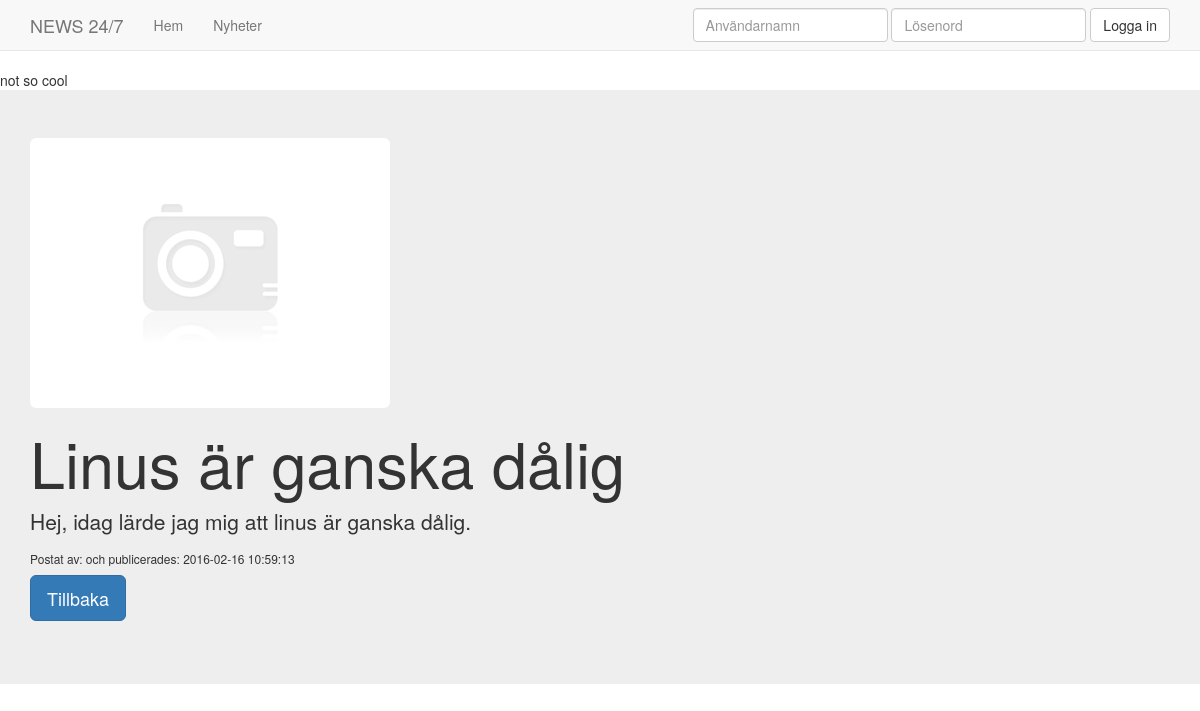
/news/post/4, run on the app's committed database.
### tables this page shows
CREATE TABLE `articles` (
  `aID` int(11) NOT NULL AUTO_INCREMENT,
  `title` varchar(100) NOT NULL,
  `text` mediumtext NOT NULL,
  `img` varchar(40) NOT NULL DEFAULT 'default.jpg',
  `userID` int(11) NOT NULL,
  `date` datetime NOT NULL,
  PRIMARY KEY (`aID`),
  KEY `userID` (`userID`)
);

### index.php (called while the page is built, shortened)
<?php
require "lib/db.php";
$app = new Rout($db);
$posts = new Posts($db);
$posts->setDb($db);
$app->get("/", function() use($app)
{
	$app->render("home.php");
});
$app->get("/news", function() use($app, $posts)
{
    $post = [];
    foreach($posts->getPosts() as $row) {
        $post[] = $row;
    }
  	$app->render("news.php", $post);
});
$app->get("/post/:id", function($id) use($app, $posts)
{
    $r = $posts->getPost($id);
    $app->render("article.php", $r);
});

### lib/controller.class.php (called while the page is built, shortened)
<?php
class Rout
{
	public $baseurl = "/news";
	public function setDb($db)
	{
		$this->db = $db;
	}
	public function render($file)
	{
		$n = func_num_args();
		$args = func_get_args();
		for ($i = $n; $i > 1; $i--) {
			$v = $args[$i-1];
		}
		$base = $this->baseurl;
		include __DIR__."/../views/".$file;
	}
	public function get($req, $f)
	{
		if($_SERVER["REQUEST_METHOD"] === "GET") {
			global $pReq;
			$params = $req;
			$aReq = $_SERVER["REQUEST_URI"];
			if (strpos($params, ':') !== false) {
				$params = substr($aReq, (strpos($aReq, "/", strlen($this->baseurl)+1) + 1));
				$pReq = explode(":", $req);
			} else {
				$params = '';
			}
			$curl = $this->baseurl.$req;
			if($aReq === $curl) {
				return $f();
			} else if ($aReq === $this->baseurl.$pReq[0].$params) {
				return $f($params);
			} else {
			}
		} else {
		}
	}
}

### lib/posts.class.php (called while the page is built, shortened)
<?php
class Posts extends Login
{
	public function getPost($id)
	{
		$sql = "SELECT articles.*, users.username FROM articles LEFT JOIN users ON users.uID = articles.userID WHERE articles.aID = ? LIMIT 1;";
		$sth = $this->db->prepare($sql);
		$sth->execute(array($id));
		$result = $sth->fetchAll(PDO::FETCH_ASSOC);
		return $result;
	}
}

### views/article.php (the view)
<?php
include "head.php";
?>
<div class="jumbotron">
	<div class="container">
		<img src="../img/<?php echo $v[0]['img']; ?>" class="img-responsive img-rounded" alt="Image">
		<h1><?php echo $v[0]['title']; ?></h1>
		<p class="lead"><?php echo $v[0]['text']; ?></p>
		<h6>Postat av: <?php echo $v[0]['username']." och publicerades: ".$v[0]['date'] ?><h6>
		<p><a class='btn btn-primary btn-lg' href='<?php echo $base ?>/news' role='button'>Tillbaka</a></p>
	</div>
</div>

### css/style.css (style rules this page uses)
body { padding-top: 70px; }

### data on the page
articles: img (placeholder picture), title "Linus är ganska dålig", text "Hej, idag lärde jag mig att linus är ganska dålig.", date "2016-02-16 10:59:13"
